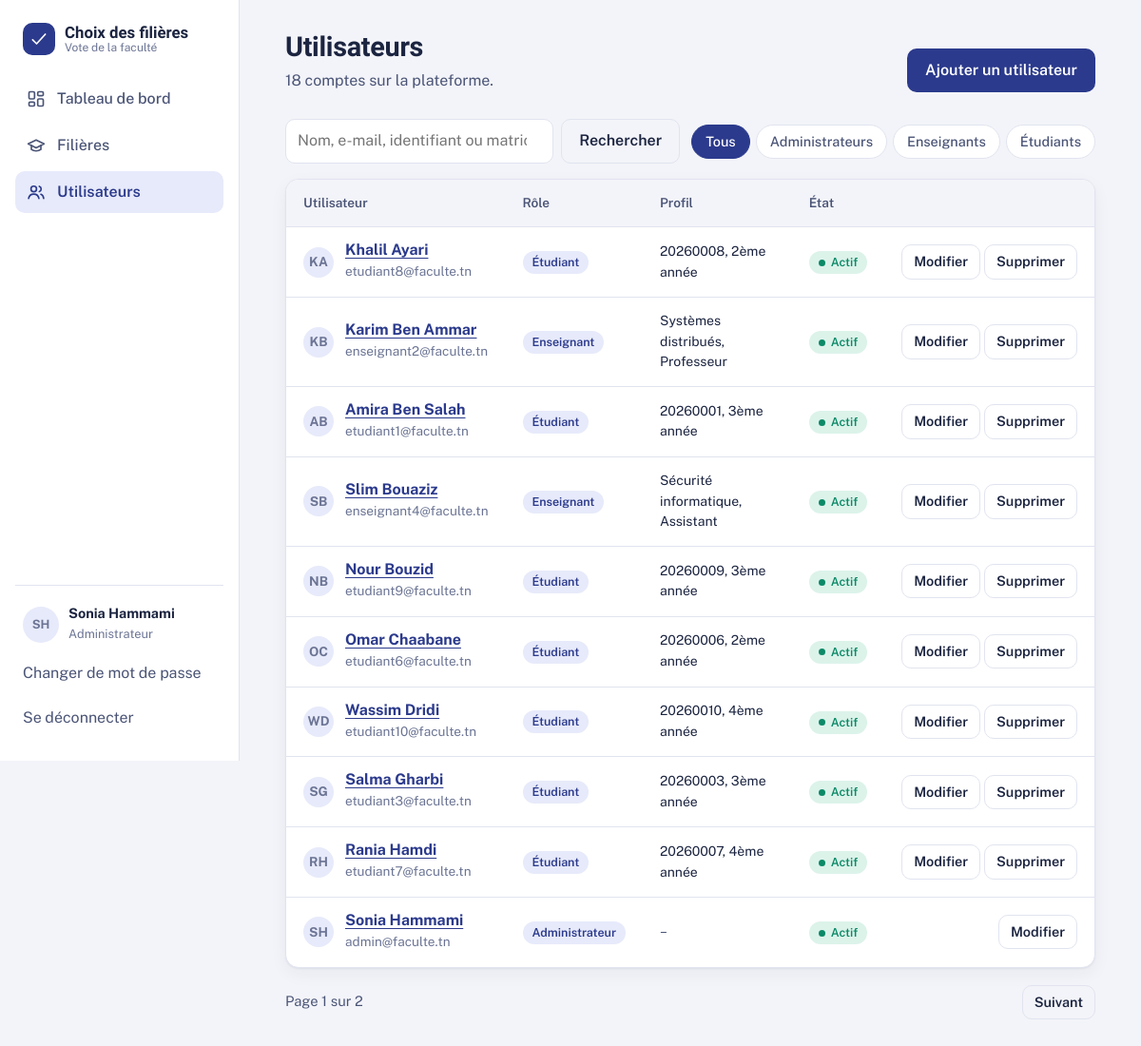
Screenshot of /utilisateurs/ (signed in) with the database file from the repository.
### accounts/models.py (models this page shows, shortened)
class Utilisateur(AbstractUser):
    ADMIN = "admin"
    ENSEIGNANT = "enseignant"
    ETUDIANT = "etudiant"
    ROLE_CHOICES = [
        (ADMIN, "Administrateur"),
        (ENSEIGNANT, "Enseignant"),
        (ETUDIANT, "Étudiant"),
    ]
    role = models.CharField("rôle", max_length=20, choices=ROLE_CHOICES, default=ETUDIANT, db_index=True)
    class Meta:
        ordering = ["last_name", "first_name", "username"]
        verbose_name = "utilisateur"
        verbose_name_plural = "utilisateurs"
    @property
    def nom_complet(self):
        return self.get_full_name() or self.username
    @property
    def initiales(self):
        lettres = f"{self.first_name[:1]}{self.last_name[:1]}".upper()
        return lettres or self.username[:2].upper()

class Etudiant(models.Model):
    NIVEAUX = [("1", "1ère année"), ("2", "2ème année"), ("3", "3ème année"), ("4", "4ème année"), ("5", "5ème année")]
    utilisateur = models.OneToOneField(Utilisateur, on_delete=models.CASCADE, related_name="etudiant")
    matricule = models.CharField("matricule", max_length=30, unique=True)
    niveau = models.CharField("niveau", max_length=1, choices=NIVEAUX)
    class Meta:
        ordering = ["utilisateur__last_name", "utilisateur__first_name"]

class Enseignant(models.Model):
    GRADES = [
        ("assistant", "Assistant"),
        ("maitre_assistant", "Maître assistant"),
        ("maitre_conferences", "Maître de conférences"),
        ("professeur", "Professeur"),
        ("vacataire", "Vacataire"),
    ]
    utilisateur = models.OneToOneField(Utilisateur, on_delete=models.CASCADE, related_name="enseignant")
    specialite = models.CharField("spécialité", max_length=100)
    grade = models.CharField("grade", max_length=30, choices=GRADES)
    class Meta:
        ordering = ["utilisateur__last_name", "utilisateur__first_name"]

### accounts/views.py (the view)
# urls.py: path("", views.UtilisateurListView.as_view(), name="utilisateur_list"),
class UtilisateurListView(AdminRequiredMixin, ListView):
    model = Utilisateur
    paginate_by = 10
    template_name = "accounts/utilisateur_list.html"
    def get_queryset(self):
        qs = Utilisateur.objects.select_related("etudiant", "enseignant")
        q = self.request.GET.get("q", "").strip()
        role = self.request.GET.get("role", "")
        if q:
            qs = qs.filter(Q(first_name__icontains=q) | Q(last_name__icontains=q)
                           | Q(email__icontains=q) | Q(username__icontains=q)
                           | Q(etudiant__matricule__icontains=q))
        if role in dict(Utilisateur.ROLE_CHOICES):
            qs = qs.filter(role=role)
        return qs
    def get_context_data(self, **kwargs):
        ctx = super().get_context_data(**kwargs)
        ctx["q"] = self.request.GET.get("q", "").strip()
        ctx["role_actif"] = self.request.GET.get("role", "")
        ctx["roles"] = Utilisateur.ROLE_CHOICES
        ctx["total"] = Utilisateur.objects.count()
        params = self.request.GET.copy()
        params.pop("page", None)
        ctx["querystring"] = params.urlencode()
        return ctx

### accounts/mixins.py (called while the page is built)
    def test_func(self):
        return self.request.user.role in self.roles

### filieres/context_processors.py (called while the page is built)
def regles(request):
    user = getattr(request, "user", None)
    return {
        "peut_decider": bool(user and user.is_authenticated and user.role in settings.FILIERE_DECISION_ROLES),
    }

### templates/accounts/utilisateur_list.html (shortened to what this page needs)
{% extends "base.html" %}
{% block content %}
<div class="page-head">
  <div><h1>Utilisateurs</h1><p class="muted">{{ total }} compte{{ total|pluralize }} sur la plateforme.</p></div>
  <a class="btn" href="{% url 'utilisateur_create' %}">Ajouter un utilisateur</a>
</div>
<div class="toolbar">
  <form method="get" role="search">
    <input id="q" type="search" name="q" value="{{ q }}" placeholder="Nom, e-mail, identifiant ou matricule">
    <button class="btn btn-quiet" type="submit">Rechercher</button>
  </form>
  <div class="pills" aria-label="Filtrer par rôle">
    <a class="pill" href="?{% if q %}q={{ q|urlencode }}{% endif %}" {% if not role_actif %}aria-current="true"{% endif %}>Tous</a>
    {% for value, label in roles %}
    <a class="pill" href="?role={{ value }}{% if q %}&amp;q={{ q|urlencode }}{% endif %}" {% if role_actif == value %}aria-current="true"{% endif %}>{{ label }}s</a>
    {% endfor %}
  </div>
</div>
{% if object_list %}
<div class="table-wrap">
  <table>
    <thead><tr><th scope="col">Utilisateur</th><th scope="col">Rôle</th><th scope="col">Profil</th><th scope="col">État</th><th scope="col"><span class="sr-only">Actions</span></th></tr></thead>
    <tbody>
      {% for u in object_list %}
      <tr>
        <td><div class="cell-user"><span class="avatar avatar-sm" aria-hidden="true">{{ u.initiales }}</span>
          <div><strong><a href="{% url 'utilisateur_detail' u.pk %}">{{ u.nom_complet }}</a></strong><span>{{ u.email|default:u.username }}</span></div></div></td>
        <td><span class="badge badge-role">{{ u.get_role_display }}</span></td>
        <td class="small">
          {% if u.role == 'etudiant' and u.etudiant %}{{ u.etudiant.matricule }}, {{ u.etudiant.get_niveau_display }}
          {% elif u.role == 'enseignant' and u.enseignant %}{{ u.enseignant.specialite }}, {{ u.enseignant.get_grade_display }}
          {% else %}<span class="muted">–</span>{% endif %}
        </td>
        <td>{% if u.is_active %}<span class="badge badge-oui">Actif</span>{% else %}<span class="badge badge-plain">Désactivé</span>{% endif %}</td>
        <td class="actions">
          <a class="btn btn-quiet btn-sm" href="{% url 'utilisateur_update' u.pk %}">Modifier</a>
          {% if u.pk != user.pk %}<a class="btn btn-quiet btn-sm" href="{% url 'utilisateur_delete' u.pk %}">Supprimer</a>{% endif %}
        </td>
      </tr>
      {% endfor %}
    </tbody>
  </table>
</div>
{% include "partials/_pagination.html" %}
{% else %}
<div class="rows"><div class="empty">
  <h3>Aucun utilisateur trouvé</h3>
  <p>Modifiez votre recherche ou retirez le filtre de rôle.</p>
</div></div>
{% endif %}
{% endblock %}

### templates/base.html (shortened to what this page needs)
{% load static %}<!doctype html>
<html lang="fr">
<head>
  <link rel="stylesheet" href="{% static 'css/style.css' %}">
</head>
<body>
{% block layout %}
{% with url_name=request.resolver_match.url_name %}
<div class="shell">
  <aside class="sidebar" id="sidebar" aria-label="Navigation principale">
    <a class="brand" href="{% url 'dashboard' %}">
      <span class="brand-mark" aria-hidden="true"><svg viewBox="0 0 24 24" fill="none" stroke="currentColor" stroke-width="2" stroke-linecap="round" stroke-linejoin="round"><path d="M4 13l5 5L20 6"/></svg></span>
      <span class="brand-name">Choix des filières<small>Vote de la faculté</small></span>
    </a>
    <nav class="nav">
      <a href="{% url 'dashboard' %}" {% if url_name == 'dashboard' %}aria-current="page"{% endif %}>
        Tableau de bord</a>
      <a href="{% url 'filiere_list' %}" {% if url_name|slice:":7" == 'filiere' %}aria-current="page"{% endif %}>
        <svg viewBox="0 0 24 24" fill="none" stroke="currentColor" stroke-width="2" stroke-linecap="round" stroke-linejoin="round" aria-hidden="true"><path d="M22 10L12 5 2 10l10 5 10-5z"/><path d="M6 12v5c3 2.5 9 2.5 12 0v-5"/></svg>
        Filières</a>
      {% if user.role == 'admin' %}
      <a href="{% url 'utilisateur_list' %}" {% if url_name|slice:":11" == 'utilisateur' %}aria-current="page"{% endif %}>
        <svg viewBox="0 0 24 24" fill="none" stroke="currentColor" stroke-width="2" stroke-linecap="round" stroke-linejoin="round" aria-hidden="true"><circle cx="9" cy="8" r="3.5"/><path d="M2.5 20c.6-3.4 3.3-5.5 6.5-5.5s5.9 2.1 6.5 5.5"/><path d="M16 4.7a3.5 3.5 0 010 6.6M18 14.8c2 .7 3.2 2.5 3.5 5.2"/></svg>
        Utilisateurs</a>
      {% endif %}
    </nav>
    <div class="sidebar-foot">
      <div class="me">
        <span class="avatar" aria-hidden="true">{{ user.initiales }}</span>
        <div><strong>{{ user.nom_complet }}</strong><span>{{ user.get_role_display }}</span></div>
      </div>
      <a class="linklike" href="{% url 'password_change' %}">Changer de mot de passe</a>
      <form method="post" action="{% url 'logout' %}">{% csrf_token %}<button class="linklike" type="submit" style="width:100%">Se déconnecter</button></form>
    </div>
  </aside>
  <div>
    <main id="contenu" class="main"><div class="container">{% block content %}{% endblock %}</div></main>
  </div>
</div>
{% endwith %}
{% endblock %}
</body>
</html>

### templates/partials/_pagination.html (shortened to what this page needs)
{% if page_obj.paginator.num_pages > 1 %}
<nav class="pagination" aria-label="Pagination">
  <span>Page {{ page_obj.number }} sur {{ page_obj.paginator.num_pages }}</span>
  <div class="btn-row">
    {% if page_obj.has_next %}<a class="btn btn-quiet btn-sm" href="?{% if querystring %}{{ querystring }}&amp;{% endif %}page={{ page_obj.next_page_number }}">Suivant</a>{% endif %}
  </div>
</nav>
{% endif %}

### rows the page displays
Utilisateur: initiales "SH", nom_complet "Sonia Hammami", role "Administrateur", email "admin@faculte.tn", is_active "Actif"
Utilisateur: initiales "KA", nom_complet "Khalil Ayari", email "etudiant8@faculte.tn", role "Étudiant", etudiant.matricule "20260008", etudiant.niveau "2ème année", is_active "Actif", shows "Supprimer"
Utilisateur: initiales "KB", nom_complet "Karim Ben Ammar", email "enseignant2@faculte.tn", role "Enseignant", enseignant.specialite "Systèmes distribués", enseignant.grade "Professeur", is_active "Actif", shows "Supprimer"
Utilisateur: initiales "AB", nom_complet "Amira Ben Salah", email "etudiant1@faculte.tn", role "Étudiant", etudiant.matricule "20260001", etudiant.niveau "3ème année", is_active "Actif", shows "Supprimer"
Utilisateur: initiales "SB", nom_complet "Slim Bouaziz", email "enseignant4@faculte.tn", role "Enseignant", enseignant.specialite "Sécurité informatique", enseignant.grade "Assistant", is_active "Actif", shows "Supprimer"
Utilisateur: initiales "NB", nom_complet "Nour Bouzid", email "etudiant9@faculte.tn", role "Étudiant", etudiant.matricule "20260009", etudiant.niveau "3ème année", is_active "Actif", shows "Supprimer"
Utilisateur: initiales "OC", nom_complet "Omar Chaabane", email "etudiant6@faculte.tn", role "Étudiant", etudiant.matricule "20260006", etudiant.niveau "2ème année", is_active "Actif", shows "Supprimer"
Utilisateur: initiales "WD", nom_complet "Wassim Dridi", email "etudiant10@faculte.tn", role "Étudiant", etudiant.matricule "20260010", etudiant.niveau "4ème année", is_active "Actif", shows "Supprimer"
Utilisateur: initiales "SG", nom_complet "Salma Gharbi", email "etudiant3@faculte.tn", role "Étudiant", etudiant.matricule "20260003", etudiant.niveau "3ème année", is_active "Actif", shows "Supprimer"
Utilisateur: initiales "RH", nom_complet "Rania Hamdi", email "etudiant7@faculte.tn", role "Étudiant", etudiant.matricule "20260007", etudiant.niveau "4ème année", is_active "Actif", shows "Supprimer"

### other values shown
{{ total }} "18"
{{ label }} "Administrateur" "Enseignant" "Étudiant"
{{ page_obj.number }} "1"
{{ page_obj.paginator.num_pages }} "2"
